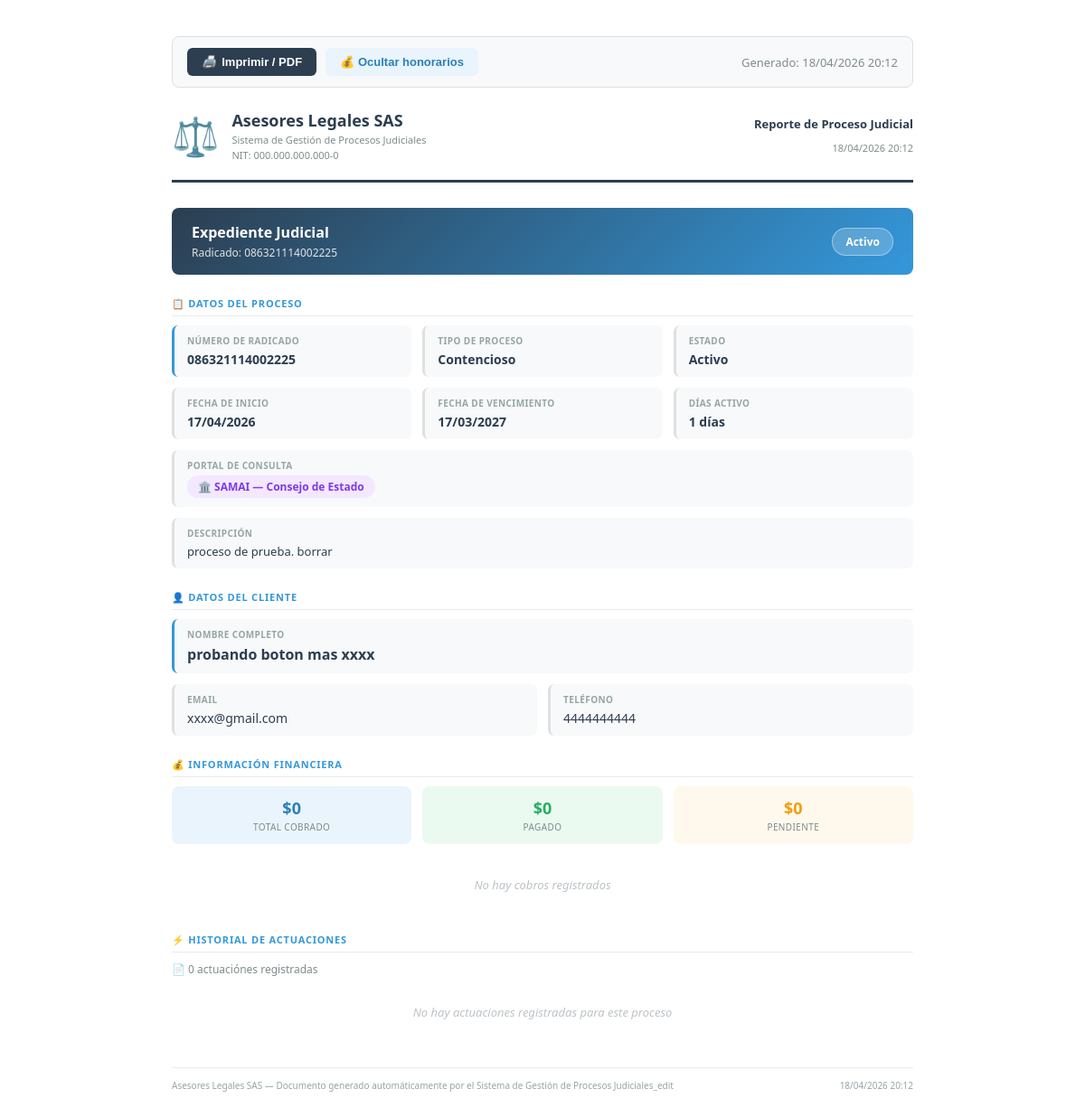
Screenshot of /backend/reportes/reporte_proceso.php?id=16 with the database file from the repository.
### tables this page shows
CREATE TABLE `procesos` (
  `id` int(11) NOT NULL,
  `cliente_id` int(11) NOT NULL,
  `tipo_proceso_id` int(11) DEFAULT NULL,
  `estado_proceso_id` int(11) DEFAULT NULL,
  `numero_radicado` varchar(50) NOT NULL,
  `tipo_proceso` varchar(50) DEFAULT NULL,
  `descripcion` text DEFAULT NULL,
  `estado` varchar(50) DEFAULT 'Activo',
  `fecha_inicio` date DEFAULT NULL,
  `fecha_vencimiento` date DEFAULT NULL,
  `sincronizar_api` tinyint(4) DEFAULT 0,
  `fuente_consulta` varchar(20) NOT NULL DEFAULT 'rama' COMMENT 'rama | samai | penal | tyba | ninguna',
  `created_at` timestamp NOT NULL DEFAULT current_timestamp(),
  `usuario_creacion` int(11) DEFAULT NULL,
  `usuario_modificacion` int(11) DEFAULT NULL,
  `fecha_modificacion` timestamp NULL DEFAULT NULL,
  `es_privado` tinyint(1) DEFAULT 0
);

CREATE TABLE `estados_proceso` (
  `id` int(11) NOT NULL,
  `nombre` varchar(50) NOT NULL,
  `color` varchar(20) DEFAULT '#3498db',
  `activo` tinyint(4) DEFAULT 1,
  `created_at` timestamp NOT NULL DEFAULT current_timestamp(),
  `usuario_creacion` int(11) DEFAULT NULL,
  `usuario_modificacion` int(11) DEFAULT NULL,
  `fecha_modificacion` timestamp NULL DEFAULT NULL
);

CREATE TABLE `tipos_proceso` (
  `id` int(11) NOT NULL,
  `nombre` varchar(100) NOT NULL,
  `descripcion` text DEFAULT NULL,
  `activo` tinyint(4) DEFAULT 1,
  `created_at` timestamp NOT NULL DEFAULT current_timestamp(),
  `usuario_creacion` int(11) DEFAULT NULL,
  `usuario_modificacion` int(11) DEFAULT NULL,
  `fecha_modificacion` timestamp NULL DEFAULT NULL
);

CREATE TABLE `clientes` (
  `id` int(11) NOT NULL,
  `nombre` varchar(100) NOT NULL,
  `apellido` varchar(100) NOT NULL,
  `tipo_identificacion` varchar(10) DEFAULT NULL,
  `numero_identificacion` varchar(30) DEFAULT NULL,
  `email` varchar(100) DEFAULT NULL,
  `telefono` varchar(20) DEFAULT NULL,
  `direccion` text DEFAULT NULL,
  `created_at` timestamp NOT NULL DEFAULT current_timestamp(),
  `usuario_creacion` int(11) DEFAULT NULL,
  `usuario_modificacion` int(11) DEFAULT NULL,
  `fecha_modificacion` timestamp NULL DEFAULT NULL
);

### backend/models/Configuracion.php (called while the page is built, shortened)
<?php
require_once __DIR__ . '/../config/database.php';
class Configuracion {
    private $conn;
    private $table = 'configuracion';
    public function __construct() {
        $database   = new Database();
        $this->conn = $database->getConnection();
    }
    public function getAll() {
        $stmt = $this->conn->prepare("SELECT clave, valor, descripcion FROM {$this->table} ORDER BY id");
        $stmt->execute();
        return $stmt->fetchAll(PDO::FETCH_ASSOC);
    }
    public function getMap() {
        $rows = $this->getAll();
        $map  = [];
        foreach ($rows as $row) {
            $map[$row['clave']] = $row['valor'];
        }
        return $map;
    }
}
?>

### backend/config/database.php (called while the page is built, shortened)
<?php
class Database {
    private $host = "localhost";
    private $db_name = "oficina_juridica";
    private $username = "root";
    private $password = "";
    public function getConnection() {
        $this->conn = null;
        try {
            $this->conn = new PDO("mysql:host=" . $this->host . ";dbname=" . $this->db_name, $this->username, $this->password);
            $this->conn->setAttribute(PDO::ATTR_ERRMODE, PDO::ERRMODE_EXCEPTION);
        } catch(PDOException $e) {
            echo "Error: " . $e->getMessage();
        }
        return $this->conn;
    }
}
?>

### backend/models/Proceso.php (called while the page is built, shortened)
<?php
require_once __DIR__ . '/../config/database.php';
class Proceso {
    private $conn;
    private $table = 'procesos';
    public function __construct() {
        $database = new Database();
        $this->conn = $database->getConnection();
    }
    public function getById($id) {
        $query = "SELECT p.*,
                c.nombre, c.apellido,
                tp.nombre as tipo_proceso_nombre,
                ep.nombre as estado_proceso_nombre,
                ep.color as estado_color,
                p.sincronizar_api,
                COALESCE(p.es_privado, 0) as es_privado,
                COALESCE(p.fuente_consulta, 'ninguna') as fuente_consulta
                FROM " . $this->table . " p
                JOIN clientes c ON p.cliente_id = c.id
                LEFT JOIN tipos_proceso tp ON p.tipo_proceso_id = tp.id
                LEFT JOIN estados_proceso ep ON p.estado_proceso_id = ep.id
                WHERE p.id = :id";
        $stmt = $this->conn->prepare($query);
        $stmt->bindParam(':id', $id);
        $stmt->execute();
        return $stmt->fetch(PDO::FETCH_ASSOC);
    }
}
?>

### backend/models/Actuacion.php (called while the page is built, shortened)
<?php
require_once __DIR__ . '/../config/database.php';
class Actuacion {
    private $conn;
    private $table = 'actuaciones';
    public function __construct() {
        $database   = new Database();
        $this->conn = $database->getConnection();
    }
    public function getByProceso($proceso_id) {
        $query = "SELECT * FROM " . $this->table . "
                  WHERE proceso_id = :proceso_id
                  ORDER BY despacho ASC, fecha DESC, created_at DESC";
        $stmt = $this->conn->prepare($query);
        $stmt->bindParam(':proceso_id', $proceso_id);
        $stmt->execute();
        return $stmt->fetchAll(PDO::FETCH_ASSOC);
    }
}
?>

### backend/reportes/reporte_proceso.php (the view, shortened to what this page needs)
<?php
require_once __DIR__ . '/../config/database.php';
require_once __DIR__ . '/../models/Proceso.php';
require_once __DIR__ . '/../models/Actuacion.php';
$id            = (int)($_GET['id'] ?? 0);
$mostrarHon    = isset($_GET['honorarios']) ? ($_GET['honorarios'] === '1') : true;
$procesoModel   = new Proceso();
$actuacionModel = new Actuacion();
$honorarioModel = new Honorario();
$proceso     = $procesoModel->getById($id);
require_once __DIR__ . '/../models/Configuracion.php';
$cfg = (new Configuracion())->getMap();
$nombreEmpresa = $cfg['nombre_empresa'] ?? 'Oficina Jurídica';
$subtitulo     = $cfg['subtitulo']      ?? 'Sistema de Gestión';
$nit           = $cfg['nit']            ?? '';
$pieReporte    = $cfg['pie_reporte']    ?? 'Documento generado automáticamente';
$actuaciones      = $actuacionModel->getByProceso($id);
$honorarios       = $mostrarHon ? $honorarioModel->getByProceso($id) : [];
$fechaGeneracion  = date('d/m/Y H:i');
$totalActuaciones = count($actuaciones);
$fuenteLabels = [
    'rama'    => '⚖️ Rama Judicial',
    'samai'   => '🏛️ SAMAI — Consejo de Estado',
    'penal'   => '🔒 SIUGJ — Penal',
    'tyba'    => '📁 TYBA',
    'ninguna' => 'Sin portal asignado',
];
$fuenteLabel = $fuenteLabels[$proceso['fuente_consulta'] ?? 'ninguna'] ?? '—';
$totalCobrado = $totalPagado = $totalPendiente = 0;
$db          = (new Database())->getConnection();
$stmtCli     = $db->prepare("SELECT * FROM clientes WHERE id = :id LIMIT 1");
$stmtCli->execute([':id' => $proceso['cliente_id']]);
$clienteData = $stmtCli->fetch(PDO::FETCH_ASSOC) ?: [];
function fmtCOP($v) { return '$' . number_format($v, 0, ',', '.'); }
?>
<!DOCTYPE html>
<html lang="es">
<head>
</head>
<body>
<div class="toolbar">
    <button class="btn-print" onclick="window.print()">
        <i>🖨️</i> Imprimir / PDF
    </button>
    <button class="btn-toggle" id="btnToggleHon" onclick="toggleHonorarios()">
        💰 <?= $mostrarHon ? 'Ocultar honorarios' : 'Mostrar honorarios' ?>
    </button>
    <span class="toolbar-label">Generado: <?= $fechaGeneracion ?></span>
</div>
<div class="header">
    <div style="display:flex;align-items:center;gap:14px">
        <div style="font-size:42px;line-height:1">⚖️</div>
        <div class="logo-texto">
            <h1><?= htmlspecialchars($nombreEmpresa) ?></h1>
            <p><?= htmlspecialchars($subtitulo) ?></p>
            <?php if ($nit): ?><p>NIT: <?= htmlspecialchars($nit) ?></p><?php endif; ?>
        </div>
    </div>
    <div class="header-meta">
        <strong>Reporte de Proceso Judicial</strong>
        <?= $fechaGeneracion ?>
    </div>
</div>
<div class="titulo-reporte">
    <div>
        <h2>Expediente Judicial</h2>
        <div class="radicado">Radicado: <?= htmlspecialchars($proceso['numero_radicado']) ?></div>
    </div>
    <div class="estado-badge"><?= htmlspecialchars($proceso['estado_proceso_nombre'] ?? 'Sin estado') ?></div>
</div>
<div class="seccion">
    <div class="seccion-titulo">📋 Datos del Proceso</div>
    <div class="datos-grid">
        <div class="dato-item destacado">
            <div class="dato-label">Número de Radicado</div>
            <div class="dato-valor"><?= htmlspecialchars($proceso['numero_radicado']) ?></div>
        </div>
        <div class="dato-item">
            <div class="dato-label">Tipo de Proceso</div>
            <div class="dato-valor"><?= htmlspecialchars($proceso['tipo_proceso_nombre'] ?? '—') ?></div>
        </div>
        <div class="dato-item">
            <div class="dato-label">Estado</div>
            <div class="dato-valor"><?= htmlspecialchars($proceso['estado_proceso_nombre'] ?? '—') ?></div>
        </div>
        <div class="dato-item">
            <div class="dato-label">Fecha de Inicio</div>
            <div class="dato-valor"><?= $proceso['fecha_inicio'] ? date('d/m/Y', strtotime($proceso['fecha_inicio'])) : '—' ?></div>
        </div>
        <div class="dato-item">
            <div class="dato-label">Fecha de Vencimiento</div>
            <div class="dato-valor"><?= $proceso['fecha_vencimiento'] ? date('d/m/Y', strtotime($proceso['fecha_vencimiento'])) : 'No definida' ?></div>
        </div>
        <div class="dato-item">
            <div class="dato-label">Días activo</div>
            <div class="dato-valor"><?php
                $inicio = new DateTime($proceso['fecha_inicio']);
                echo $inicio->diff(new DateTime())->days . ' días';
            ?></div>
        </div>
        <div class="dato-item span3">
            <div class="dato-label">Portal de Consulta</div>
            <div class="dato-valor">
                <span class="fuente-badge fuente-<?= $proceso['fuente_consulta'] ?? 'ninguna' ?>">
                    <?= $fuenteLabel ?>
                </span>
            </div>
        </div>
        <?php if ($proceso['descripcion']): ?>
        <div class="dato-item span3">
            <div class="dato-label">Descripción</div>
            <div class="dato-valor" style="font-weight:400;font-size:13px"><?= htmlspecialchars($proceso['descripcion']) ?></div>
        </div>
        <?php endif; ?>
    </div>
</div>
<div class="seccion">
    <div class="seccion-titulo">👤 Datos del Cliente</div>
    <div class="datos-grid dos-col">
        <div class="dato-item destacado span2">
            <div class="dato-label">Nombre Completo</div>
            <div class="dato-valor" style="font-size:16px"><?= htmlspecialchars($proceso['nombre'] . ' ' . $proceso['apellido']) ?></div>
        </div>
        <?php if (!empty($clienteData['email'])): ?>
        <div class="dato-item">
            <div class="dato-label">Email</div>
            <div class="dato-valor" style="font-weight:400"><?= htmlspecialchars($clienteData['email']) ?></div>
        </div>
        <?php endif; ?>
        <?php if (!empty($clienteData['telefono'])): ?>
        <div class="dato-item">
            <div class="dato-label">Teléfono</div>
            <div class="dato-valor" style="font-weight:400"><?= htmlspecialchars($clienteData['telefono']) ?></div>
        </div>
        <?php endif; ?>
    </div>
</div>
<div id="seccionHonorarios" style="<?= $mostrarHon ? '' : 'display:none' ?>">
<div class="seccion">
    <div class="seccion-titulo">💰 Información Financiera</div>
    <div class="kpi-grid">
        <div class="kpi-box cobrado">
            <div class="kpi-num" style="color:#2980b9"><?= fmtCOP($totalCobrado) ?></div>
            <div class="kpi-label">Total cobrado</div>
        </div>
        <div class="kpi-box pagado">
            <div class="kpi-num" style="color:#27ae60"><?= fmtCOP($totalPagado) ?></div>
            <div class="kpi-label">Pagado</div>
        </div>
        <div class="kpi-box pendiente">
            <div class="kpi-num" style="color:#f39c12"><?= fmtCOP($totalPendiente) ?></div>
            <div class="kpi-label">Pendiente</div>
        </div>
    </div>
    <?php if (!empty($honorarios)): ?>
    <table class="tabla-honorarios">
        <thead>
            <tr>
                <th>Concepto</th>
                <th>Tipo</th>
                <th>Valor</th>
                <th>Causación</th>
                <th>Estado</th>
            </tr>
        </thead>
        <tbody>
        <?php foreach ($honorarios as $h): ?>
            <tr>
                <td><?= htmlspecialchars($h['concepto']) ?>
                    <?php if ($h['observaciones']): ?>
                    <br><small style="color:#95a5a6"><?= htmlspecialchars($h['observaciones']) ?></small>
                    <?php endif; ?>
                </td>
                <td><?= htmlspecialchars($h['tipo']) ?></td>
                <td style="font-weight:700"><?= fmtCOP($h['valor']) ?></td>
                <td><?= $h['fecha_causacion'] ? date('d/m/Y', strtotime($h['fecha_causacion'])) : '—' ?></td>
                <td><span class="badge-estado badge-<?= $h['estado'] ?>"><?= $h['estado'] ?></span></td>
            </tr>
        <?php endforeach; ?>
        </tbody>
    </table>
    <?php else: ?>
    <div class="sin-actuaciones">No hay cobros registrados</div>
    <?php endif; ?>
</div>
</div>
<div class="seccion">
    <div class="seccion-titulo">⚡ Historial de Actuaciones</div>
    <div class="resumen-num">📄 <?= $totalActuaciones ?> actuación<?= $totalActuaciones != 1 ? 'es' : '' ?> registrada<?= $totalActuaciones != 1 ? 's' : '' ?></div>
    <?php if (empty($actuaciones)): ?>
        <div class="sin-actuaciones">No hay actuaciones registradas para este proceso</div>
    <?php endif; ?>
</div>
<div class="footer">
    <span><?= htmlspecialchars($nombreEmpresa) ?> — <?= htmlspecialchars($pieReporte) ?></span>
    <span><?= $fechaGeneracion ?></span>
</div>
</body>
</html>

### rows the page displays
procesos: numero_radicado "086321114002225", estado_proceso.nombre "Activo", tipo_proceso.nombre "Contencioso", fecha_inicio "17/04/2026", fecha_vencimiento "17/03/2027", descripcion "proceso de prueba. borrar", cliente.apellido "probando boton mas xxxx"
clientes: email "xxxx@gmail.com", telefono "4444444444"

### other values shown
$nombreEmpresa "Asesores Legales SAS"
$subtitulo "Sistema de Gestión de Procesos Judiciales"
$nit "000.000.000.000-0"
$fuenteLabel "🏛️ SAMAI — Consejo de Estado"
fmtCOP($totalCobrado) "$0"
fmtCOP($totalPagado) "$0"
fmtCOP($totalPendiente) "$0"
$totalActuaciones "0"
$pieReporte "Documento generado automáticamente por el Sistema de Gestión de Procesos Judiciales_edit"
